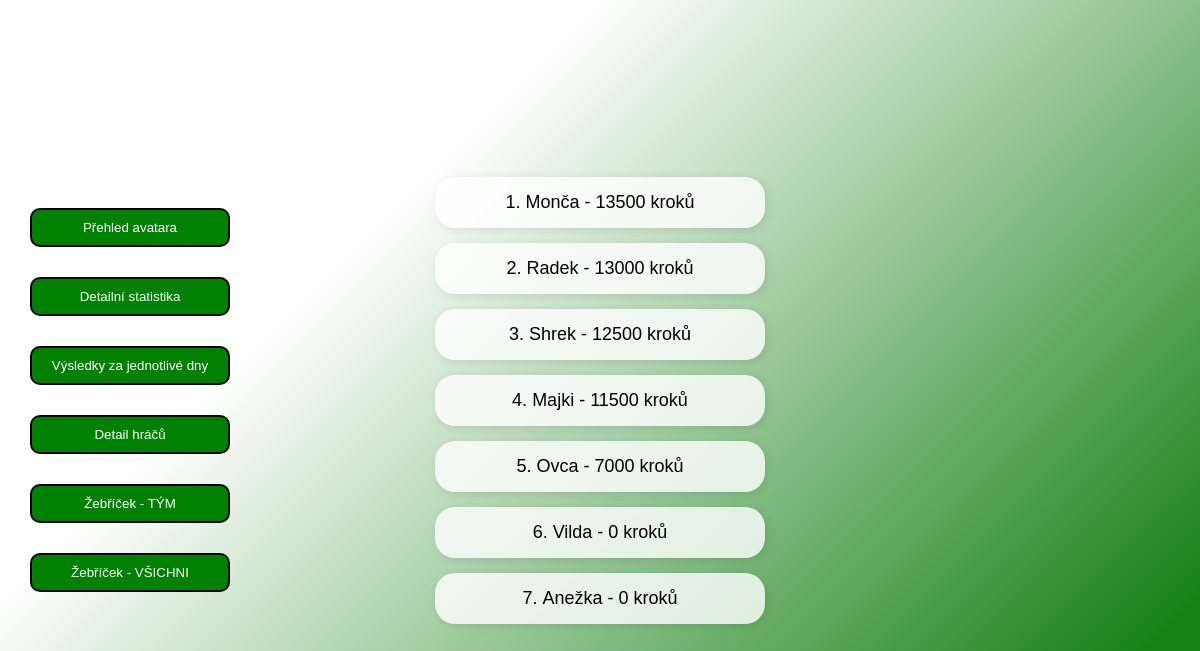
Page /brunhildaapp/brunhilda_leaderboard on the committed database.
### infopage/models.py (models this page shows, shortened)
class vysledky_hracu(models.Model):
    jmeno = models.CharField(max_length=20)
    prijmeni = models.CharField(max_length=40, blank=True)
    tym = models.CharField(max_length=10, null=True)
    koeficient = models.FloatField(null=True, blank=True, default=1)
    kroky_BONUS = models.IntegerField(default=0, blank=True, validators=[MinValueValidator(0), MaxValueValidator(50000)])
    kroky1 = models.IntegerField(default=0, blank=True, validators=[MinValueValidator(0), MaxValueValidator(50000)])
    kroky2 = models.IntegerField(default=0, blank=True, validators=[MinValueValidator(0), MaxValueValidator(50000)])
    kroky3 = models.IntegerField(default=0, blank=True, validators=[MinValueValidator(0), MaxValueValidator(50000)])
    kroky4 = models.IntegerField(default=0, blank=True, validators=[MinValueValidator(0), MaxValueValidator(50000)])
    kroky5 = models.IntegerField(default=0, blank=True, validators=[MinValueValidator(0), MaxValueValidator(50000)])
    kroky6 = models.IntegerField(default=0, blank=True, validators=[MinValueValidator(0), MaxValueValidator(50000)])
    kroky7 = models.IntegerField(default=0, blank=True, validators=[MinValueValidator(0), MaxValueValidator(50000)])
    kroky8 = models.IntegerField(default=0, blank=True, validators=[MinValueValidator(0), MaxValueValidator(50000)])
    kroky9 = models.IntegerField(default=0, blank=True, validators=[MinValueValidator(0), MaxValueValidator(50000)])
    kroky10 = models.IntegerField(default=0, blank=True, validators=[MinValueValidator(0), MaxValueValidator(50000)])
    kroky11 = models.IntegerField(default=0, blank=True, validators=[MinValueValidator(0), MaxValueValidator(50000)])
    kroky12 = models.IntegerField(default=0, blank=True, validators=[MinValueValidator(0), MaxValueValidator(50000)])
    max_kroku_mesicne = models.IntegerField(default=0, blank=True, validators=[MinValueValidator(0), MaxValueValidator(50000)])
    celkem_kroku = models.IntegerField(default=0, blank=True, validators=[MinValueValidator(0), MaxValueValidator(1000000)])
    class Meta:
        verbose_name = "Výsledky hráčů"
        verbose_name_plural = "Výsledky hráčů"

### brunhildaapp/views.py (the view)
# urls.py: path('brunhilda_leaderboard', views.leaderboard, name='brunhilda_leaderboard'),
def leaderboard(request):
    return render(request, 'brunhildaapp/brunhilda_leaderboard.html', {
        'vsichni_hraci_brunhilda': hraci,
    })

### brunhildaapp/templates/brunhildaapp/brunhilda_leaderboard.html (shortened to what this page needs)
{% extends "base_leaderboard.html" %}
{% load static %}
{% block content %}
<ol>
{% for hrac in vsichni_hraci_brunhilda|dictsortreversed:"celkem_kroku" %}
    <li>
        {{hrac.jmeno}} {{hrac.prijmeni}} - {{hrac.celkem_kroku}} kroků
    </li>
{% endfor %}
</ol>
<div class="menu" id="nav-menu">
    <ul>
        <li><button><a href="{% url 'brunhilda_main_page' %}">Přehled avatara</a></button></li>
        <li><button><a href="{% url 'brunhilda_detail_statistika' %} ">Detailní statistika</a></button></li>
        <li><button><a href="{% url 'brunhilda_jednotlive_dny' %} ">Výsledky za jednotlivé dny</a></button></li>
        <li><button><a href="{% url 'brunhilda_full_tym' %} ">Detail hráčů</a></button></li>
        <li><button><a href="{% url 'brunhilda_leaderboard' %} ">Žebříček - TÝM</a></button></li>
        <li><button><a href="{% url 'all_leaderboard' %}">Žebříček - VŠICHNI</a></button></li>
    </ul>
</div>
{% endblock content %}

### static/base.css (style rules this page uses)
body { font-family: 'Nunito', sans-serif; font-size: 20px; background: linear-gradient(135deg, white 30%, rgb(22, 129, 22) 90%); background-attachment: fixed; margin: 0; padding: 0; display: flex; flex-direction: column; align-items: center; justify-content: center; min-height: 100vh; text-align: center; }
.menu { font-size: 20px; position: absolute; left: 0; top: 50%; transform: translateY(-50%); padding: 20px; }
.menu ul { list-style-type: none; padding: 0; }
.menu li { margin: 10px 0; padding: 5%; }
.menu button { border: 2px solid black; background-color: green; color: white; padding: 10px 15px; border-radius: 10px; cursor: pointer; width: 200px; transition: background-color 0.5s ease-in-out, transform 0.5s ease-in-out; }
.menu button a { color: white; text-decoration: none; display: block; }
ol { padding: 0; margin: 0; list-style-type: decimal; display: flex; flex-direction: column; align-items: center; gap: 15px; counter-reset: player-counter; }
ol li { padding: 5%; font-size: 18px; padding: 15px; background: rgba(255, 255, 255, 0.8); border-radius: 20px; box-shadow: 2px 2px 10px rgba(0, 0, 0, 0.1); width: 300px; text-align: center; position: relative; list-style-position: inside; }

### rows in the picture
vysledky_hracu: jmeno "Monča", celkem_kroku "13500"
vysledky_hracu: jmeno "Radek", celkem_kroku "13000"
vysledky_hracu: jmeno "Shrek", celkem_kroku "12500"
vysledky_hracu: jmeno "Majki", celkem_kroku "11500"
vysledky_hracu: jmeno "Ovca", celkem_kroku "7000"
vysledky_hracu: jmeno "Vilda", celkem_kroku "0"
vysledky_hracu: jmeno "Anežka", celkem_kroku "0"
